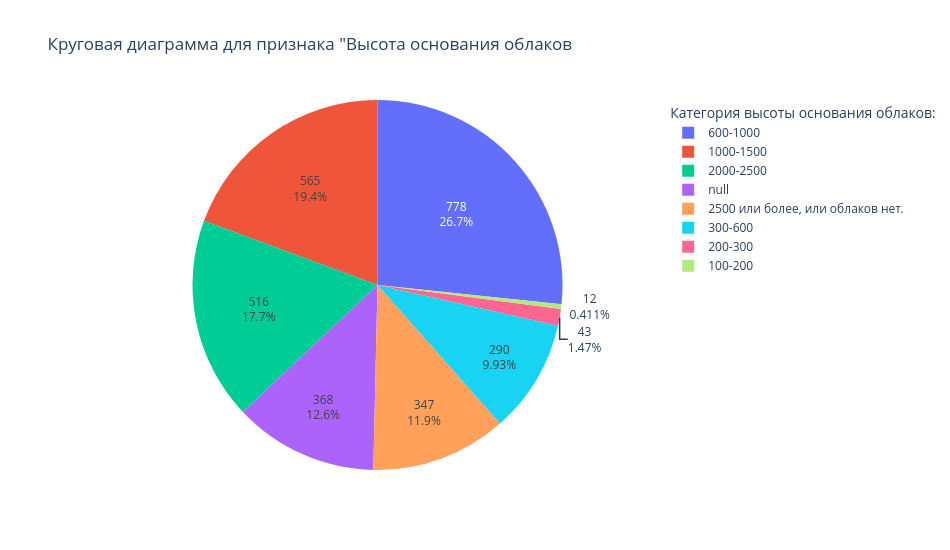

Source (notebook cell):
### Code cell
fig_5 = go.Figure(data=[go.Pie(labels=df['H'], textinfo='value+percent')])
fig_5.update_layout(
    title='Круговая диаграмма для признака "Высота основания облаков',
    legend_title_text='Категория высоты основания облаков:',
    width=950,
    height=550
)
fig_5.show()

### Figure 1 — Plotly figure (JSON) as saved in the notebook; plotly's stock layout.template omitted (floating-point values rounded to 4 significant figures; data arrays with more than 128 entries replaced by an {"elided": "..."} marker saying what was removed)
{"data": [{"labels": {"elided": "2919 str values"}, "textinfo": "value+percent", "type": "pie"}], "layout": {"height": 550, "legend": {"title": {"text": "Категория высоты основания облаков:"}}, "title": {"text": "Круговая диаграмма для признака \"Высота основания облаков"}, "width": 950}}
